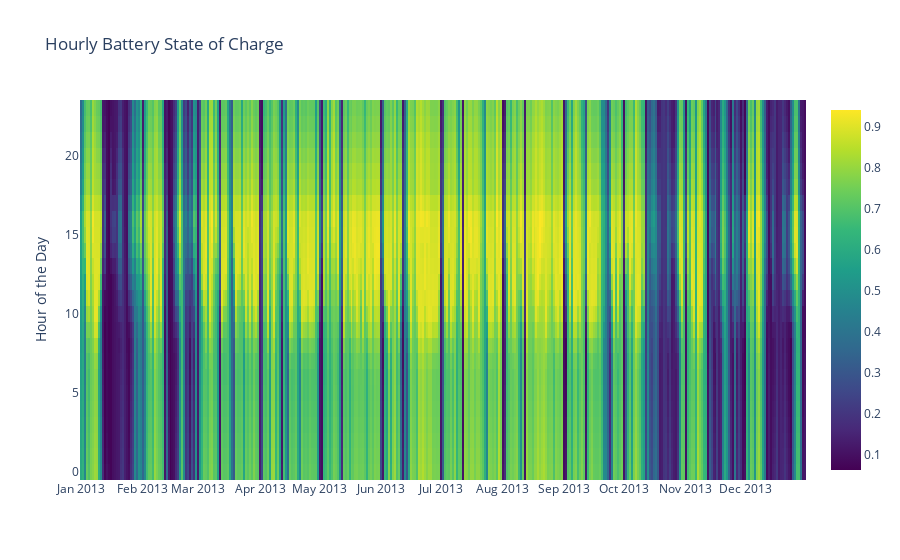

The notebook cell this image was saved under:
### Code cell
fig = go.Figure(data=go.Heatmap(
        z=df['SOCmean'],
        x=df.index.date,
        y=df.index.hour,
        colorscale='Viridis'))

fig.update_layout(
    title='Hourly Battery State of Charge',
    xaxis_nticks=12,
    yaxis_title="Hour of the Day",
    
)
#fig.write_image("Battery SoC Heatmap.svg")
fig.show()

### Figure 1 — Plotly figure (JSON) as saved in the notebook; plotly's stock layout.template omitted (floating-point values rounded to 4 significant figures; data arrays with more than 128 entries replaced by an {"elided": "..."} marker saying what was removed)
{"data": [{"colorscale": [[0, "#440154"], [0.1111, "#482878"], [0.2222, "#3e4989"], [0.3333, "#31688e"], [0.4444, "#26828e"], [0.5556, "#1f9e89"], [0.6667, "#35b779"], [0.7778, "#6ece58"], [0.8889, "#b5de2b"], [1, "#fde725"]], "type": "heatmap", "x": {"elided": "8760 str values"}, "y": {"elided": "8760 int values"}, "z": {"elided": "8760 float values"}}], "layout": {"title": {"text": "Hourly Battery State of Charge"}, "xaxis": {"nticks": 12}, "yaxis": {"title": {"text": "Hour of the Day"}}}}
